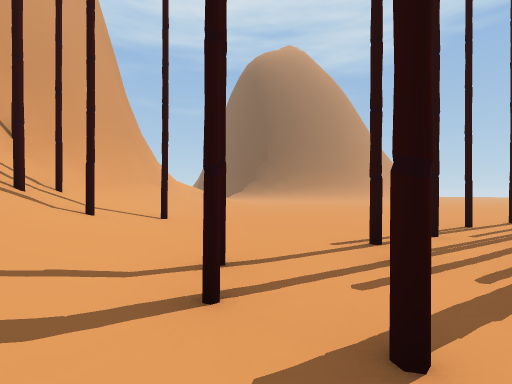
[1] (above)

23 first-person views from a walk through a 3-D level made in the Unity game engine. The camera is 1.3 m above the floor, looks level and sees 85° across. The floor is counted in squares, 2 m on a side. Each view is taken from the middle of a square. On the plan, view 1 faces up. The plan holds only what a view shows up to about 9 squares ahead; the rest is blank. The place goes on beyond the plan. Some surface patterns are stand-ins.

[2]
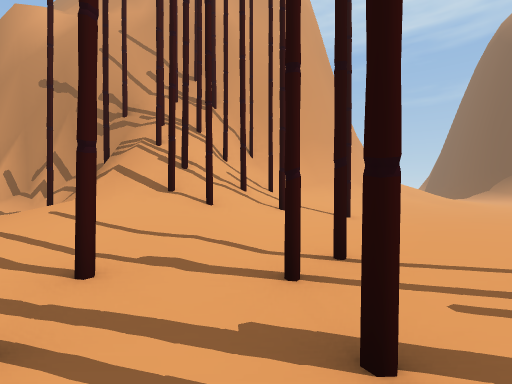

[3]
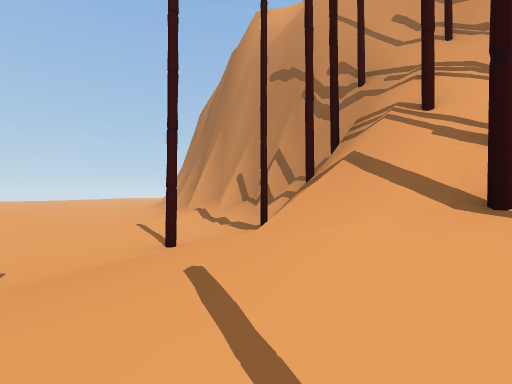

[4]
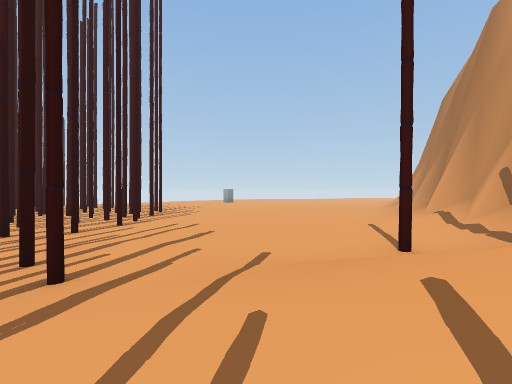

[5]
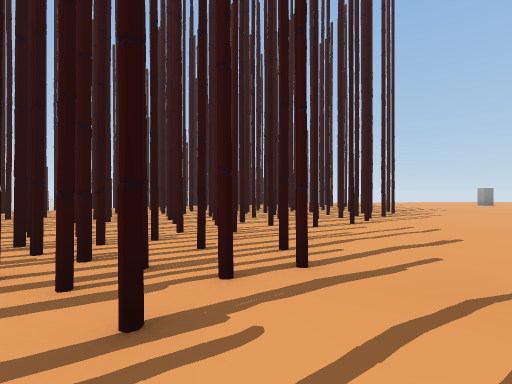

[6]
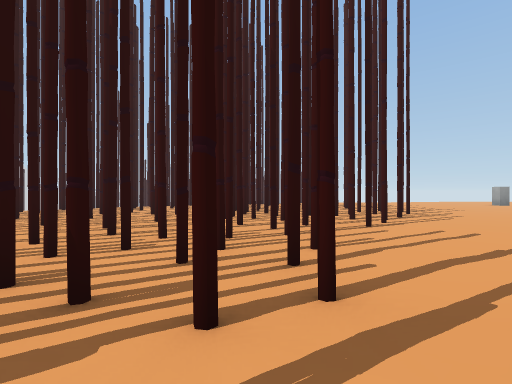

[7]
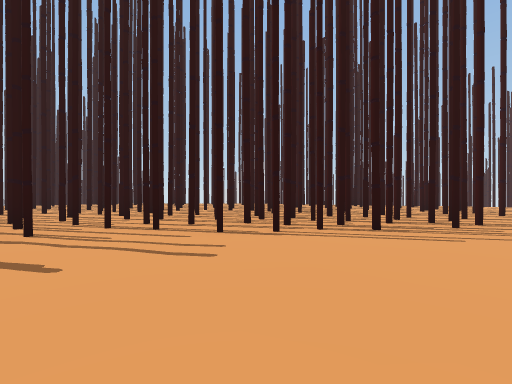

[8]
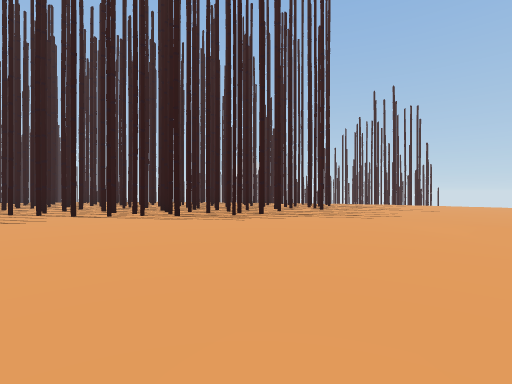

[9]
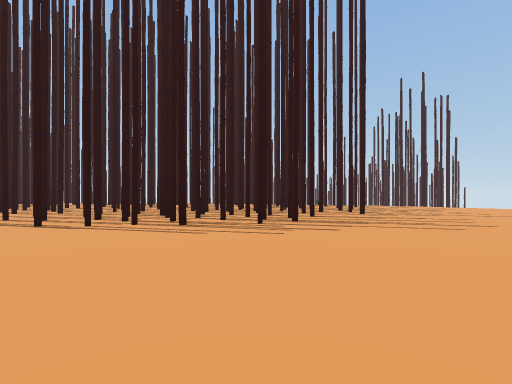

[10]
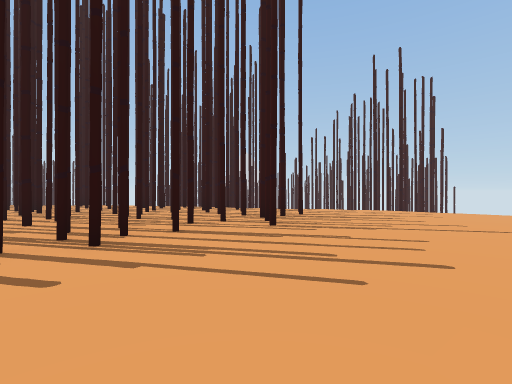

[11]
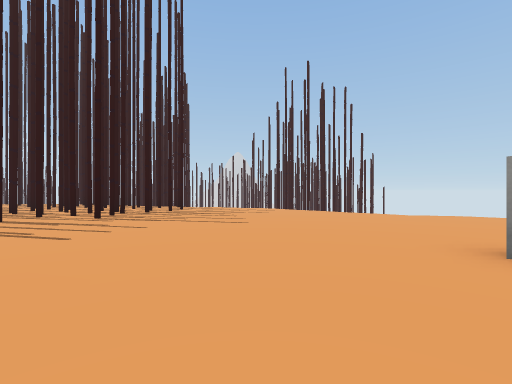

[12]
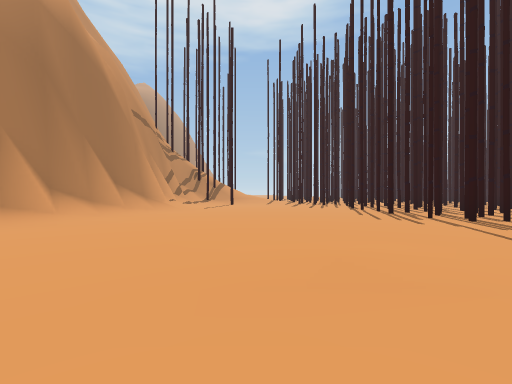

[13]
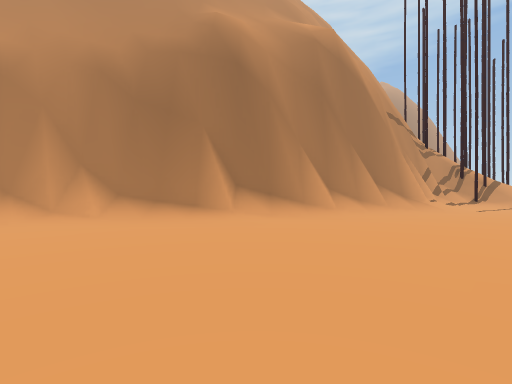

[14]
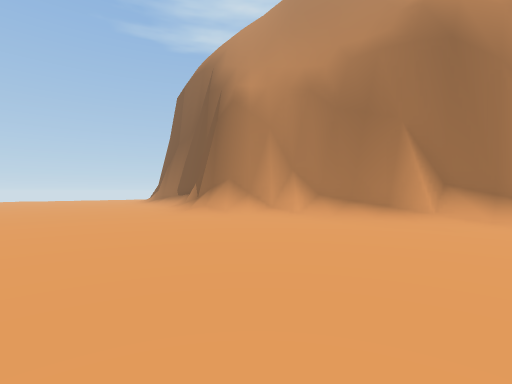

[15]
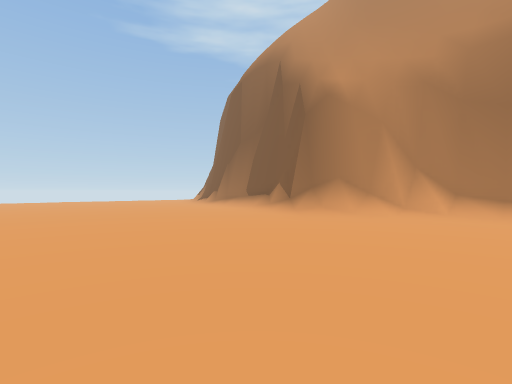

[16]
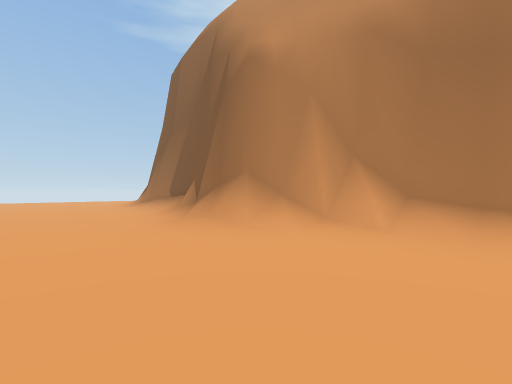

[17]
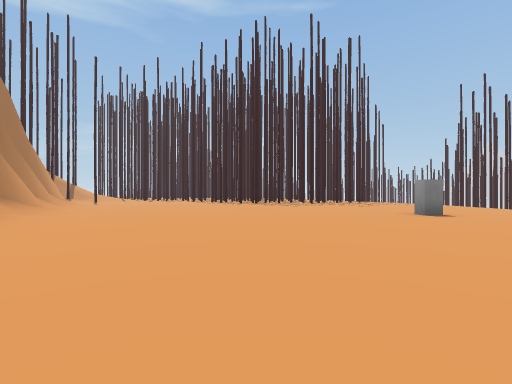

[18]
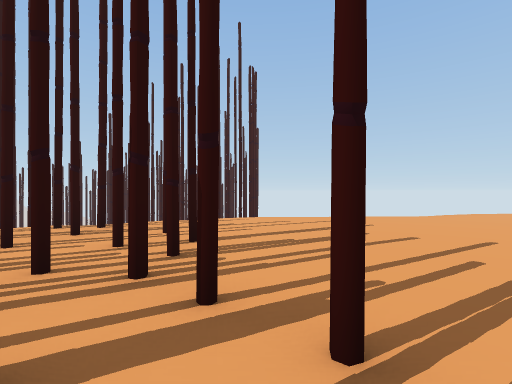

[19]
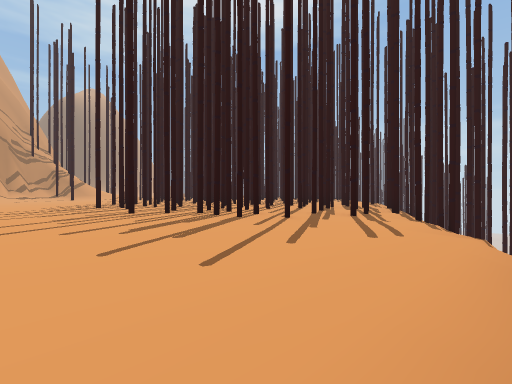

[20]
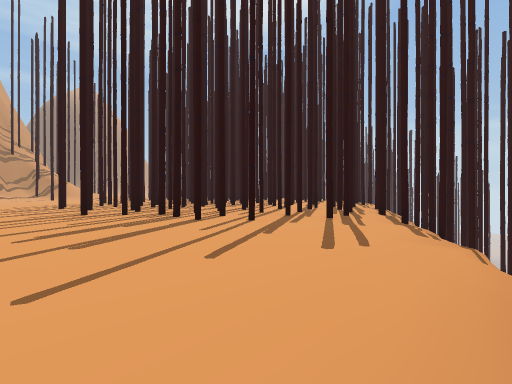

[21]
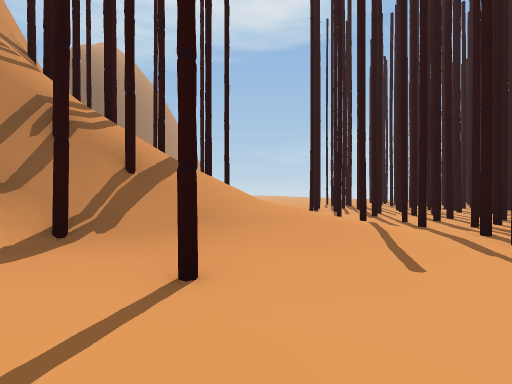

[22]
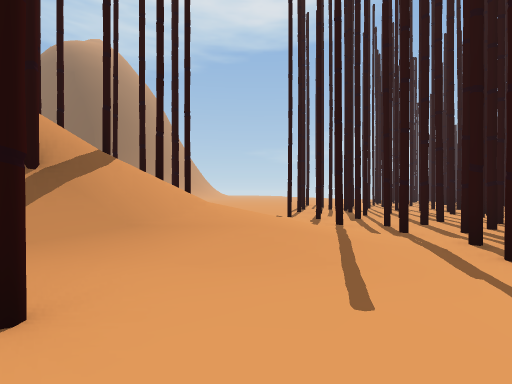

[23]
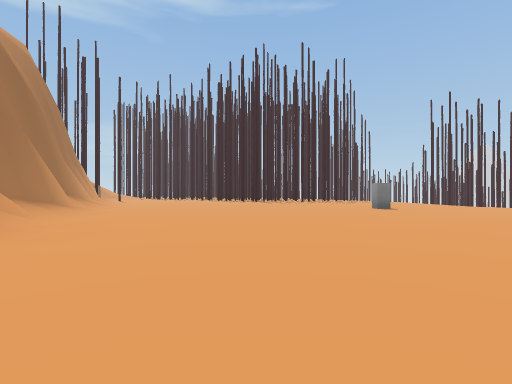

### Floor plan
Key: @ floor where view 1 was taken; # wall or solid block; . floor; / step, stairs or slope; = window, fence, low wall or low ledge; v drop or lower ground; O other object.
Columns run from 26 left of view 1 to 2 right of it. Each row starts with its distance up from view 1.
 11                          /.
 10                         //.
  9                       #//....
  8                      ##//....
  7                      ##//....
  6                      #=/#....
  5                      ##//....
  4                      ###/....
  3                    ####=/..#.
  2                   ###/////#.#
  1                  ##/#=///...#
  0                 ##///////#@.#
 -1              ####/....//..###
 -2            ####//.......####
 -3         #####//.........####
 -4  #   #####//...........###.##
 -5 ////////...............#....#
 -6 ..////................#######
 -7 .....................###
 -8 ....................###
 -9 ...................###
-10 ............./.....##
-11 ...................##
-12 ....................#
-13 ...................##
-14     ...............###
-15      ......O........###
-16       ................##
-17        ...............###
-18            ............/#
-19            ..........//v#
-20             ..  //////

Positions as (right, up) in squares from view 1, and headings:
1: (0, 0), facing up
2: (1, 0), facing up-left
3: (-2, 1), facing left
4: (-2, 1), facing down-left
5: (-2, 1), facing down
6: (-2, 0), facing down
7: (-8, -3), facing down-right
8: (-13, -4), facing down-right
9: (-11, -5), facing down-right
10: (-11, -9), facing down-right
11: (-15, -11), facing down-right
12: (-15, -11), facing up-right
13: (-16, -11), facing up
14: (-15, -11), facing up-left
15: (-18, -13), facing up-left
16: (-18, -9), facing up-left
17: (-23, -10), facing right
18: (-7, -12), facing down
19: (-10, -20), facing up-right
20: (-9, -20), facing up-right
21: (-7, -2), facing up-right
22: (-6, -2), facing up-right
23: (-26, -10), facing right
